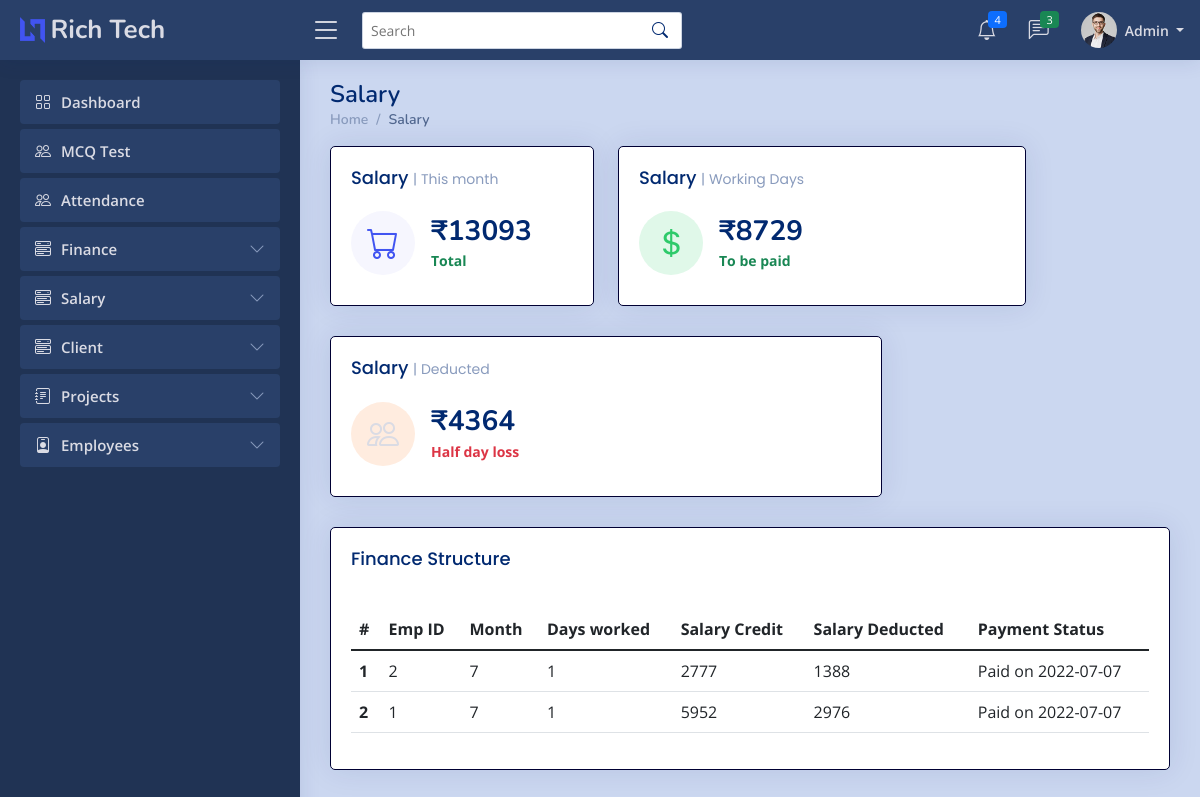
The app's page /admin/allsalary.php (signed in) with its own data.
### tables this page shows
CREATE TABLE `salpayt` (
  `Id` int(7) NOT NULL,
  `euid` varchar(255) NOT NULL,
  `month` int(7) NOT NULL,
  `year` int(7) NOT NULL,
  `daysworked` int(7) NOT NULL,
  `bonus` int(12) DEFAULT NULL,
  `tsalary` int(11) NOT NULL,
  `dsalary` int(12) NOT NULL,
  `gsalary` int(7) DEFAULT NULL,
  `gdate` date DEFAULT NULL
);

### admin/allsalary.php (the view, shortened to what this page needs)
<?php
    if ($_SESSION['erole'] == "admin"){
?>
<!DOCTYPE html>
<html lang="en">
<head>
  <link href="../assets/vendor/bootstrap/css/bootstrap.min.css" rel="stylesheet">
  <link rel="stylesheet" href="../assets/vendor/bootstrap-icons/bootstrap-icons.css?v=<?php echo time(); ?>">
  <link href="../assets/vendor/boxicons/css/boxicons.min.css" rel="stylesheet">
  <link href="../assets/vendor/quill/quill.snow.css" rel="stylesheet">
  <link href="../assets/vendor/quill/quill.bubble.css" rel="stylesheet">
  <link href="../assets/vendor/remixicon/remixicon.css" rel="stylesheet">
  <link href="../assets/vendor/simple-datatables/style.css" rel="stylesheet">
  <link rel="stylesheet" href="../assets/css/style.css?v=<?php echo time(); ?>">
</head>
<body>
      <?php
        include './imports/nav-admin.php';
      ?>
  <main id="main" class="main">
    <div class="pagetitle">
      <h1>Salary</h1>
      <nav>
        <ol class="breadcrumb">
          <li class="breadcrumb-item"><a href="index.php">Home</a></li>
          <li class="breadcrumb-item active">Salary</li>
        </ol>
      </nav>
    </div>
    <section class="section dashboard">
      <div class="row">
        <div class="col-lg-12">
          <div class="row">
          <?php
              include '../imports/config.php';
              $conn = mysqli_connect($server_name, $username, $password, $database_name);
              $sqltotalpay = "SELECT SUM(tsalary + dsalary) from salpayt";
              $resulttotalpay = mysqli_query($conn, $sqltotalpay);
              $rowtotalpay = mysqli_fetch_assoc($resulttotalpay);
              $total_pay = $rowtotalpay['SUM(tsalary + dsalary)'];
              $sqltopay = "SELECT SUM(tsalary) from salpayt";
              $resulttopay = mysqli_query($conn, $sqltopay);
              $rowtopay = mysqli_fetch_assoc($resulttopay);
              $to_be_paid_salary = $rowtopay['SUM(tsalary)'];
            ?>
            <div class="col-xxl-4 col-md-4">
              <div class="card info-card sales-card">
                <div class="card-body">
                  <h5 class="card-title">Salary <span>| This month</span></h5>
                  <div class="d-flex align-items-center">
                    <div class="card-icon rounded-circle d-flex align-items-center justify-content-center">
                      <i class="bi bi-cart"></i>
                    </div>
                    <div class="ps-3">
                      <h6> <?php echo '₹', $total_pay;  ?> </h6>
                      <span class="text-success small pt-1 fw-bold">Total </span>
                    </div>
                  </div>
                </div>
              </div>
            </div>
            <div class="col-xxl-4 col-md-6">
              <div class="card info-card revenue-card">
                <div class="card-body">
                  <h5 class="card-title">Salary <span>| Working Days</span></h5>
                  <div class="d-flex align-items-center">
                    <div class="card-icon rounded-circle d-flex align-items-center justify-content-center">
                      <i class="bi bi-currency-dollar"></i>
                    </div>
                    <div class="ps-3">
                      <h6> <?php echo '₹',  $to_be_paid_salary ; ?> </h6>
                      <span class="text-success small pt-1 fw-bold"> To be paid </span>
                    </div>
                  </div>
                </div>
              </div>
            </div>
            <div class="col-xxl-4 col-md-8">
              <div class="card info-card customers-card">
                <div class="card-body">
                  <h5 class="card-title">Salary <span>| Deducted</span></h5>
                  <div class="d-flex align-items-center">
                    <div class="card-icon rounded-circle d-flex align-items-center justify-content-center">
                      <i class="bi bi-people"></i>
                    </div>
                    <div class="ps-3">
                      <h6> <?php echo '₹', ($total_pay - $to_be_paid_salary); ?></h6>
                      <span class="text-danger small pt-1 fw-bold">Half day loss</span>
                    </div>
                  </div>
                </div>
              </div>
            </div>
      </div>
    </section>
    <div class="card">
            <div class="card-body">
              <h5 class="card-title">Finance Structure</h5>
              <?php
                echo "<table class='table table-bordered table-striped'>";
                echo '<table class="table datatable">';
                echo "<thead>";
                  echo"<tr>";
                    echo"<th>#</th>";
                    echo"<th>Emp ID</th>";
                    echo"<th>Month</th>";
                    echo"<th>Days worked</th>";
                    echo"<th>Salary Credit</th>";
                    echo"<th>Salary Deducted</th>";
                    echo"<th>Payment Status</th>";
                  echo"</tr>";
                echo"</thead>";
                echo"<tbody>";
                $curmonth = date('m');
                $sql = "SELECT * from salpayt where month = '$curmonth'";
                $result = mysqli_query($conn, $sql);
                $i = 1;
                while($row = mysqli_fetch_assoc($result)){
                  echo"<tr>";
                    echo"<th row>".$i."</th>";
                    echo"<td>".$row['euid']."</td>";
                    echo"<td>".$row['month']."</td>";
                    echo"<td>".$row['daysworked']."</td>";
                    echo"<td>".$row['tsalary']."</td>";
                    echo"<td>".$row['dsalary']."</td>";
                    if(is_null($row['gdate'])){
                      echo"<td>Pending</td>";
                    }else{
                      echo"<td>Paid on $row[gdate]</td>";
                    }
                  echo"</tr>";
                  $i++;
                }
                    ?>
                </tbody>
              </table>
            </div>
          </div>
  </main>
</body>
</html>
<?php
    }else{
        header("Location: ../index.php");
    }
?>

### assets/css/style.css (style rules this page uses)
:root { scroll-behavior: smooth; }
body { font-family: "Open Sans", sans-serif; background: #cbd7f0; color: #444444; }
a { color: #4154f1; text-decoration: none; }
h1, h2, h3, h4, h5, h6 { font-family: "Nunito", sans-serif; }
#main { margin-top: 60px; padding: 20px 30px; transition: all 0.3s; }
.pagetitle { margin-bottom: 10px; }
.pagetitle h1 { font-size: 24px; margin-bottom: 0; font-weight: 600; color: #012970; }
.card { margin-bottom: 30px; border-width: 1px; border-color: #000033; border-radius: 5px; box-shadow: 0px 0 30px rgba(1, 41, 112, 0.1); }
.card-title { padding: 20px 0 15px 0; font-size: 18px; font-weight: 500; color: #012970; font-family: "Poppins", sans-serif; }
.card-title span { color: #899bbd; font-size: 14px; font-weight: 400; }
.card-body { padding: 0 20px 20px 20px; }
.breadcrumb { font-size: 14px; font-family: "Nunito", sans-serif; color: #899bbd; font-weight: 600; }
.breadcrumb a { color: #899bbd; transition: 0.3s; }
.breadcrumb .breadcrumb-item::before { color: #899bbd; }
.breadcrumb .active { color: #51678f; font-weight: 600; }
@media (min-width: 1200px) { #main, #footer { margin-left: 300px; } }
.dashboard .info-card { padding-bottom: 10px; }
.dashboard .info-card h6 { font-size: 28px; color: #012970; font-weight: 700; margin: 0; padding: 0; }
.dashboard .card-icon { font-size: 32px; line-height: 0; width: 64px; height: 64px; flex-shrink: 0; flex-grow: 0; }
.dashboard .sales-card .card-icon { color: #4154f1; background: #f6f6fe; }
.dashboard .revenue-card .card-icon { color: #2eca6a; background: #e0f8e9; }
.dashboard .customers-card .card-icon { color: #ff771d; background: #ffecdf; }

### records on screen
salpayt: euid "2", month "7", daysworked "1", tsalary "2777", dsalary "1388", gdate "2022-07-07"
salpayt: euid "1", month "7", daysworked "1", tsalary "5952", dsalary "2976", gdate "2022-07-07"

### other values on screen
$count "4"
$total_pay "13093"
$to_be_paid_salary "8729"
$total_pay - $to_be_paid_salary "4364"
